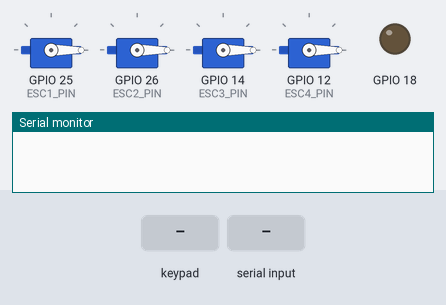
A sketch run on a simulated ESP32. On the bench: 4 × servo, output pins drawn as LEDs (lit = HIGH), the last lines printed to the serial monitor. Inputs (shaded band) come from the test bench.

Above: at 4.2 s.
4.3 s: key 'X' pressed
At 7.1 s:
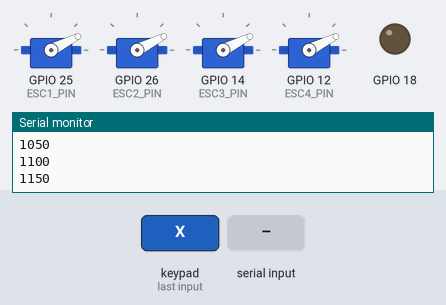
7.3 s: "1\n" received over the second serial link
At 8.0 s:
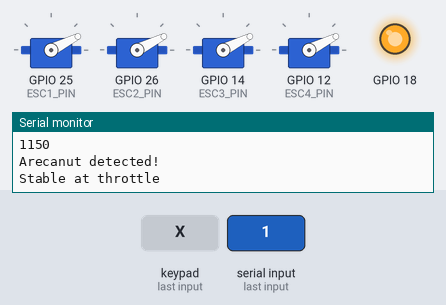
Timing chart, 0 to 10.3 s (numbered marks = the images above; inputs shaded):
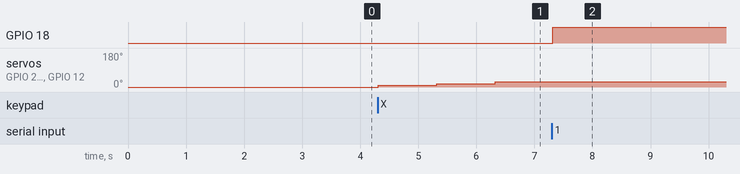

Measured:
- after the input at 4.3 s, servo on GPIO 25 (ESC1_PIN), servo on GPIO 26 (ESC2_PIN), servo on GPIO 14 (ESC3_PIN), servo on GPIO 12 (ESC4_PIN): 0° → 9° at once, → 18° 1.0 s later, → 27° 1.0 s later
- after the input at 7.3 s, GPIO 18: LOW → HIGH at once; servo on GPIO 25 (ESC1_PIN), servo on GPIO 26 (ESC2_PIN), servo on GPIO 14 (ESC3_PIN), servo on GPIO 12 (ESC4_PIN): stays 27° (without the input it goes to 36° after 0.03 s)

The sketch:

dronefirmware.ino
```cpp
#define CUSTOM_SETTINGS
#define INCLUDE_GAMEPAD_MODULE

#include <DabbleESP32.h>
#include <ESP32Servo.h>

Servo ESC1;
Servo ESC2;
Servo ESC3;
Servo ESC4;

#define ESC1_PIN 25
#define ESC2_PIN 26
#define ESC3_PIN 14
#define ESC4_PIN 12
#define pump 18

#define RX 16;
#define TX 17;

// ESC throttle range
#define MIN_THROTTLE 1000
#define MAX_THROTTLE 2000

int throttle = MIN_THROTTLE;

unsigned long lastThrottleUpdate = 0;
unsigned long update2 = 0;
const unsigned long throttleInterval = 1000;
const unsigned long Interval2 = 10000;

bool flagname = false;
bool tomato = false;

void setup() {

  // Bluetooth name
  Dabble.begin("ESP32_MOTOR");
  Serial.begin(115200);
  Serial2.begin(9600, SERIAL_8N1, 16, 17);
  pinMode(18, OUTPUT);


  // ESC PWM
  ESC1.setPeriodHertz(50);
  ESC2.setPeriodHertz(50);
  ESC3.setPeriodHertz(50);
  ESC4.setPeriodHertz(50);


  ESC1.attach(ESC1_PIN, MIN_THROTTLE, MAX_THROTTLE);
  ESC2.attach(ESC2_PIN, MIN_THROTTLE, MAX_THROTTLE);
  ESC3.attach(ESC3_PIN, MIN_THROTTLE, MAX_THROTTLE);
  ESC4.attach(ESC4_PIN, MIN_THROTTLE, MAX_THROTTLE);

  // ESC ARM
  ESC1.writeMicroseconds(MIN_THROTTLE);
  ESC2.writeMicroseconds(MIN_THROTTLE);
  ESC3.writeMicroseconds(MIN_THROTTLE);
  ESC4.writeMicroseconds(MIN_THROTTLE);

  digitalWrite(18, LOW);

  delay(3000);
}

void loop() {


  Dabble.processInput();

  if (Serial2.available()) {
    String msg = Serial2.readStringUntil('\n');
    msg.trim();  // removes any stray \r or whitespace

    if (msg == "1") {
        Serial.println("Arecanut detected!");
        flagname = false;
        throttle = throttle;
        tomato = true;
        Serial.println("Stable at throttle");
        digitalWrite(18, HIGH);
        delay(10000);

        // turn LED on
    } else if (msg == "0") {
        Serial.println("Not detected");
        // turn LED off
    }


}

  if(tomato == true)
  {
    if(throttle>=1000){
      unsigned long now2 = millis();
      if(throttle>=1000){
      if(now2 - update2 >= throttleInterval)
      {
        throttle = throttle - 50;
        update2 = now2;
        digitalWrite(18, LOW);
      }

    }

  }

  }

  // UP = increase throttle
  if (GamePad.isUpPressed()) {
    throttle += 5;
  }

  // DOWN = decrease throttle
  if (GamePad.isDownPressed()) {
    throttle -= 5;
  }

  // Triangle = emergency stop
  if (GamePad.isTrianglePressed()) {
    throttle = MIN_THROTTLE;
    flagname = false;
  }

  if(GamePad.isCrossPressed()){
    flagname = true;
    tomato = false;
  }
    if(flagname==true){
      unsigned long now = millis();
    if(throttle<=1600){
    if((now - lastThrottleUpdate >= throttleInterval) && (flagname==true))
    {
      throttle = throttle+50;
      Serial.println(throttle);
      lastThrottleUpdate = now;
    }
    }
    }

  // Keep throttle within limits
  throttle = constrain(throttle, MIN_THROTTLE, MAX_THROTTLE);

  // Both ESCs receive same throttle
  ESC1.writeMicroseconds(throttle);
  ESC2.writeMicroseconds(throttle);
  ESC3.writeMicroseconds(throttle);
  ESC4.writeMicroseconds(throttle);


  delay(20);
}
```
